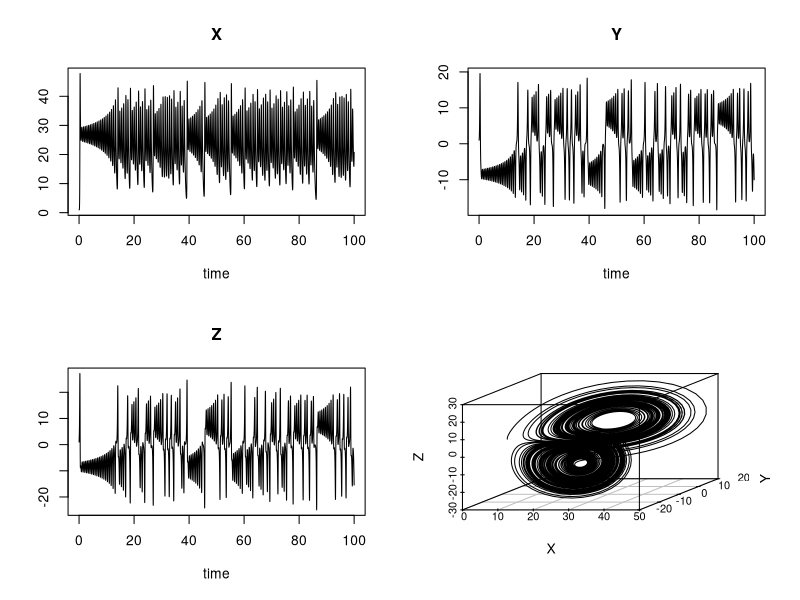

Source code (R):
# deSolve example
# source: http://desolve.r-forge.r-project.org/

library(deSolve)
library(scatterplot3d)

## Chaos in the atmosphere
#
# [System equations]
# dX/dt <-  a * X(t) + Y(t) * Z(t)
# dY/dt <-  b * (Y(t) - Z(t))
# dZ/dt <- -X(t) * Y(t) + c * Y(t) - Z(t)
#
# [Model parameters]
# a = -8/3, b = -10, c = 28
#
# [Initial values/state]
# X(0) = Y(0) = Z(0) = 1
#
# [Time range]
# 0 <= Time <= 100

Lorenz <- function(t, state, parameters) {
  with(as.list(c(state, parameters)), {
    dX <-  a * X + Y * Z
    dY <-  b * (Y - Z)
    dZ <- -X * Y + c * Y - Z
    list(c(dX, dY, dZ))
  })
}

parameters <- c(a = -8/3, b = -10, c = 28)
state      <- c(X = 1, Y = 1, Z = 1)
times      <- seq(0, 100, by = 0.01)

out <- ode(y = state, times = times, func = Lorenz, parms = parameters)

plot(out)
scatterplot3d(out[,-1], type = "l")
